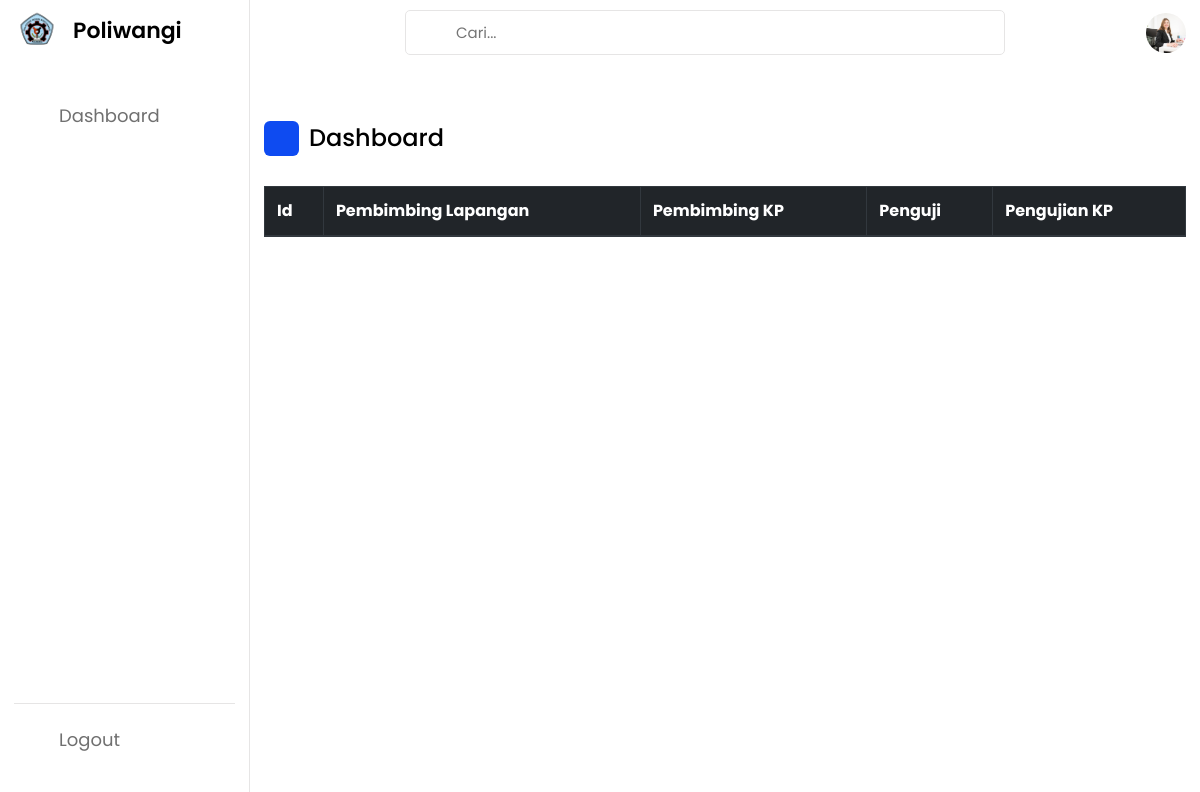
The app's page /admin.php, older data.
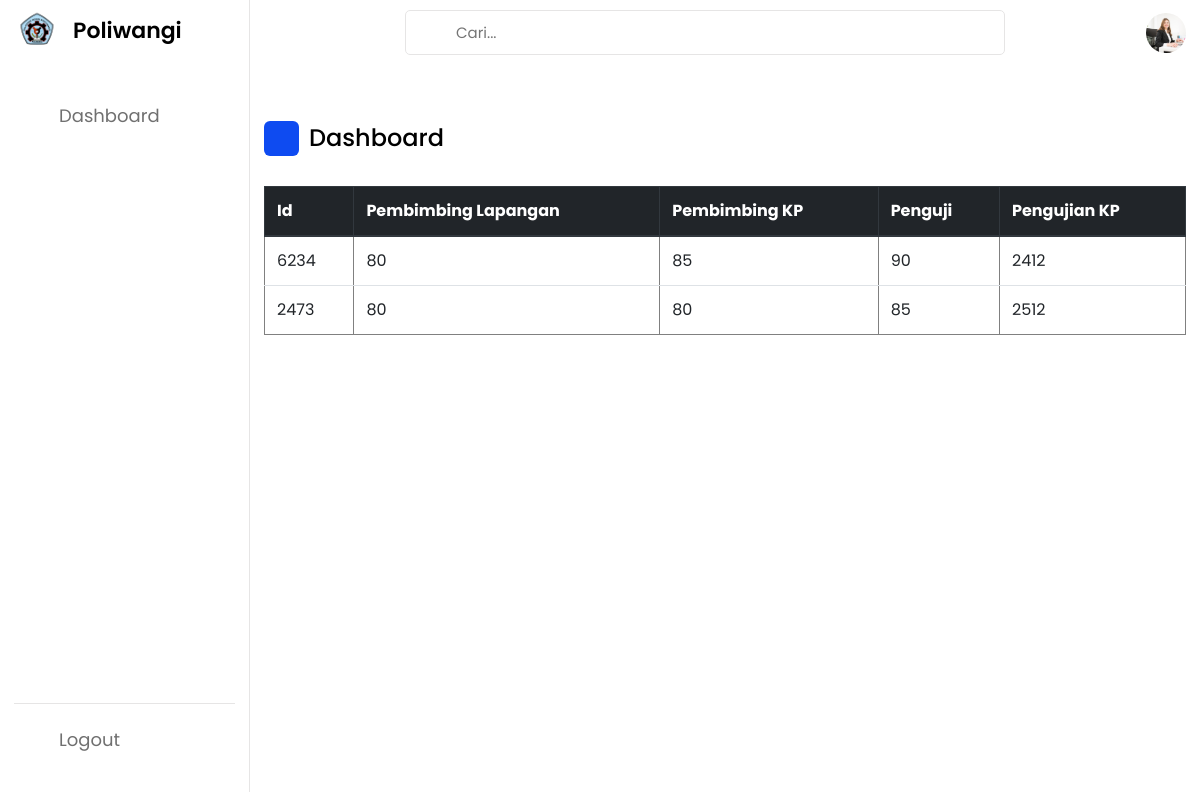
The same page, newer data.
### tables this page shows
CREATE TABLE `tb_nilai` (
  `Id_nilai` int(11) NOT NULL,
  `Nilai_Pembimbing_Lapangan` varchar(45) DEFAULT NULL,
  `Nilai_Pembimbing_KP` varchar(45) DEFAULT NULL,
  `Nilai_Penguji` varchar(45) DEFAULT NULL,
  `Bukti_Nilai_Pembimbing_Lapangan` varchar(45) DEFAULT NULL,
  `Id_ujian` int(11) DEFAULT NULL
);

CREATE TABLE `tb_pendaftaran_ujian_kp` (
  `Id_ujian` int(11) NOT NULL,
  `Laporan_KP` varchar(45) DEFAULT NULL,
  `Jadwal_Ujian` varchar(45) DEFAULT NULL,
  `Id_pdftr` int(11) DEFAULT NULL,
  `Id_acc` int(11) DEFAULT NULL
);

### admin.php (the view, shortened to what this page needs)
<!DOCTYPE html>
<html lang="en">
<head>
    <link rel="stylesheet" href="admin.css">
    <link rel="stylesheet" href="https://unicons.iconscout.com/release/v4.0.0/css/line.css">
    <link rel="stylesheet" href="https://cdn.jsdelivr.net/npm/bootstrap@4.0.0/dist/css/bootstrap.min.css">
</head>
<body>
    <nav>
        <div class="logo-name">
            <div class="logo-image">
                <img src="asset/poliwangi.png" alt="">
            </div>
            <span class="logo_name">Poliwangi</span>
        </div>
        <div class="menu-items">
            <ul class="nav-links">
                <li><a href="#">
                    <i class="uil uil-estate"></i>
                    <span class="link-name">Dashboard</span>
                </a></li>
            </ul>
            <ul class="logout-mode">
                <li><a href="index.php">
                    <i class="uil uil-sign-out-alt"></i>
                    <span class="link-name">Logout</span>
                </a></li>
                <li class="mode">
                <div class="mode-toggle">
                </div>
            </li>
            </ul>
        </div>
    </nav>
    <section class="dashboard">
        <div class="top">
            <div class="search-box">
                <input type="text" placeholder="Cari...">
            </div>
            <img src="asset/admin.jpg" alt="">
        </div>
        <div class="dash-content">
            <div class="overview">
                <div class="title">
                    <i class="uil uil-estate"></i>
                    <span class="text">Dashboard</span>
                </div>
                <table class="table" border="1">
                    <thead class="thead-dark">
                    <tr>
                        <th scope="col">Id</th>
                        <th scope="col">Pembimbing Lapangan</th>
                        <th scope="col">Pembimbing KP</th>
                        <th scope="col">Penguji</th>
                        <th scope="col">Pengujian KP</th>
                    </tr>
                    </thead>
                    <?php
                    include "koneksi.php";
                    $ambildata = mysqli_query($koneksi,"select tb_nilai.Id_nilai, tb_nilai.Nilai_Pembimbing_Lapangan,  tb_nilai.Nilai_Pembimbing_KP, tb_nilai.Nilai_Penguji, tb_pendaftaran_ujian_kp.Id_ujian from tb_nilai join tb_pendaftaran_ujian_kp on tb_nilai.Id_ujian = tb_pendaftaran_ujian_kp.Id_ujian");
                    while ($tampil = mysqli_fetch_array($ambildata)){
                        echo "
                        <tr>
                            <td>$tampil[Id_nilai]</td>
                            <td>$tampil[Nilai_Pembimbing_Lapangan]</td>
                            <td>$tampil[Nilai_Pembimbing_KP]</td>
                            <td>$tampil[Nilai_Penguji]</td>
                            <td>$tampil[Id_ujian]</td>
                        </tr>";
                    }
                    ?>
                </table>
        </div>
    </section>
</body>
</html>

### admin.css (style rules this page uses)
* { margin: 0; padding: 0; box-sizing: border-box; font-family: 'Poppins', sans-serif; }
:root { --primary-color: #0E4BF1; --panel-color: #FFF; --text-color: #000; --black-light-color: #707070; --border-color: #e6e5e5; --toggle-color: #DDD; --box1-color: #4DA3FF; --box2-color: #FFE6AC; --box3-color: #E7D1FC; --title-icon-color: #fff; --tran-05: all 0.5s ease; --tran-03: all 0.3s ease; --tran-03: all 0.2s ease; }
body { min-height: 100vh; background-color: var(--primary-color); }
nav { position: fixed; top: 0; left: 0; height: 100%; width: 250px; padding: 10px 14px; background-color: var(--panel-color); border-right: 1px solid var(--border-color); transition: var(--tran-05); }
nav .logo-name { display: flex; align-items: center; }
nav .logo-image { display: flex; justify-content: center; min-width: 45px; }
nav .logo-image img { width: 40px; object-fit: cover; border-radius: 50%; }
nav .logo-name .logo_name { font-size: 22px; font-weight: 600; color: var(--text-color); margin-left: 14px; transition: var(--tran-05); }
nav .menu-items { margin-top: 40px; height: calc(100% - 90px); display: flex; flex-direction: column; justify-content: space-between; }
.menu-items li { list-style: none; }
.menu-items li a { display: flex; align-items: center; height: 50px; text-decoration: none; position: relative; }
.menu-items li a i { font-size: 24px; min-width: 45px; height: 100%; display: flex; align-items: center; justify-content: center; color: var(--black-light-color); }
.menu-items li a .link-name { font-size: 18px; font-weight: 400; color: var(--black-light-color); transition: var(--tran-05); }
.menu-items .logout-mode { padding-top: 10px; border-top: 1px solid var(--border-color); }
.menu-items .mode { display: flex; align-items: center; white-space: nowrap; }
.menu-items .mode-toggle { position: absolute; right: 14px; height: 50px; min-width: 45px; display: flex; align-items: center; justify-content: center; cursor: pointer; }
.dashboard { position: relative; left: 250px; background-color: var(--panel-color); min-height: 100vh; width: calc(100% - 250px); padding: 10px 14px; transition: var(--tran-05); }
.dashboard .top { position: fixed; top: 0; left: 250px; display: flex; width: calc(100% - 250px); justify-content: space-between; align-items: center; padding: 10px 14px; background-color: (--panel-color); transition: var(--tran-05); z-index: 10; }
.dashboard .top .search-box { position: relative; height: 45px; max-width: 600px; width: 100%; margin: 0 30px; }
.top .search-box input { position: absolute; border: 1px solid var(--border-color); background-color: var(--panel-color); padding: 0 25px 0 50px; border-radius: 5px; height: 100%; width: 100%; color: var(--text-color); font-size: 15px; font-weight: 400; outline: none; }
.top img { width: 40px; border-radius: 50%; }
.dashboard .dash-content { padding-top: 50px; }
.dash-content .title { display: flex; align-items: center; margin: 60px 0 30px 0; }
.dash-content .title i { position: relative; height: 35px; width: 35px; background-color: var(--primary-color); border-radius: 6px; color: var(--title-icon-color); display: flex; align-items: center; justify-content: center; font-size: 24px; }
.dash-content .title .text { font-size: 24px; font-weight: 500; color: var(--text-color); margin-left: 10px; }

Row changes from the older to the newer data that the page shows:
added tb_nilai: Id_nilai "6234", Nilai_Pembimbing_Lapangan "80", Nilai_Pembimbing_KP "85", Nilai_Penguji "90", Id_ujian.Id_ujian "2412"
added tb_nilai: Id_nilai "2473", Nilai_Pembimbing_Lapangan "80", Nilai_Pembimbing_KP "80", Nilai_Penguji "85", Id_ujian.Id_ujian "2512"
